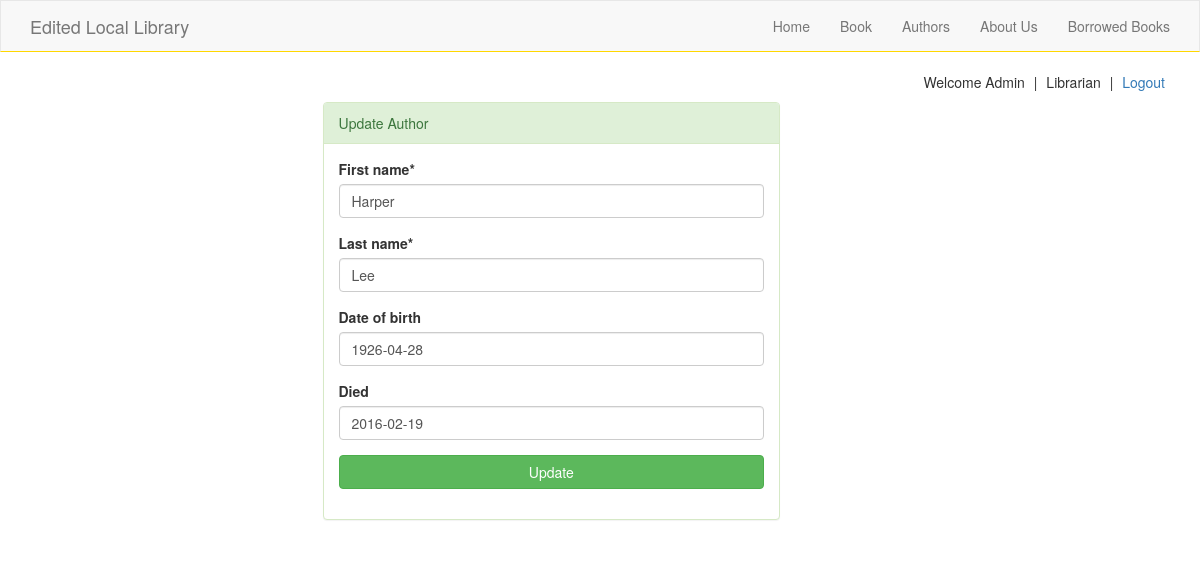
Page /catalog/authors/update/2/ (signed in) on the earlier database version.
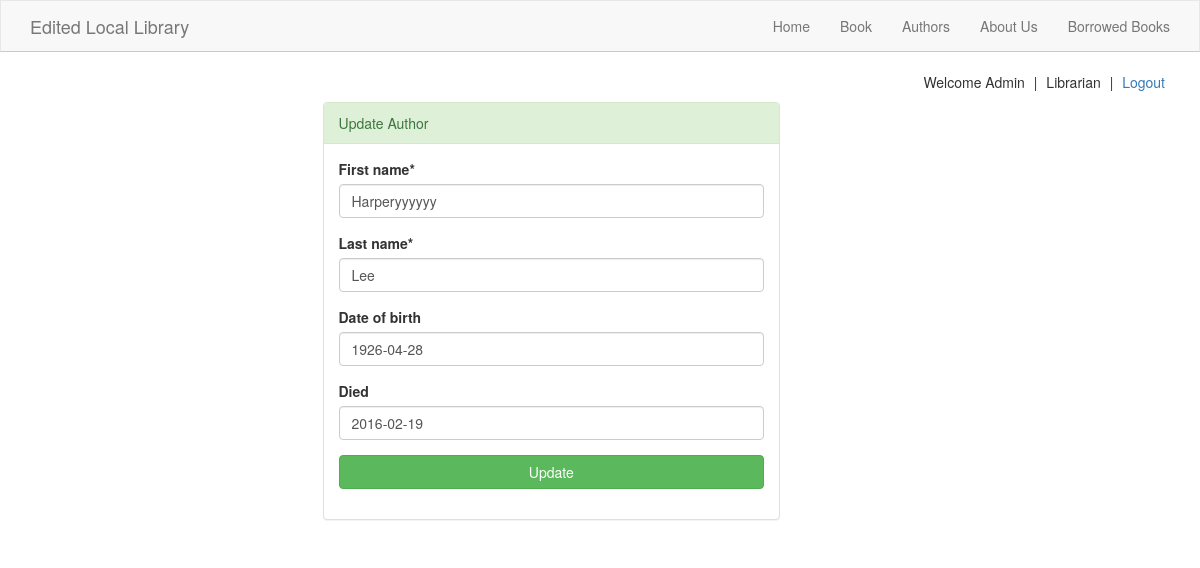
Same page on the later database version.
### catalog/models.py (models this page shows, shortened)
class Author(models.Model):
    first_name = models.CharField(max_length=120)
    last_name = models.CharField(max_length=120)
    date_of_birth = models.DateField(null=True, blank=True)
    date_of_death = models.DateField('Died', null=True, blank=True)

### catalog/views.py (the view)
# urls.py: url(r'^authors/update/(?P<pk>\d+)/$', views.AuthorUpdate.as_view(), name='update_author'),
class AuthorUpdate(PermissionRequiredMixin, UpdateView):
    permission_required = (('catalog.return_bookinstance'),)
    model = Author
    fields = '__all__'
    template_name_suffix = '_update'

### catalog/templates/catalog/author_update.html (shortened to what this page needs)
{% extends 'base.html' %}
{% load crispy_forms_tags %}
{% block main %}
<div class="row">
    <div class="col-sm-5 col-sm-offset-3">
        <div class="panel panel-success">
            <div class="panel-heading">Update Author</div>
            <div class="panel-body">
                <form action="" method="POST">
                    {{ form|crispy }}
                    <div class="form-group">
                        <input type="submit" name="submit" value="Update" class="btn btn-success btn-block">
                    </div>
                </form>
            </div>
        </div>
    </div>
</div>
{% endblock %}

Differences in the rows shown:
changed Author "Lee": first_name "Harper" → "Harperyyyyyy"
